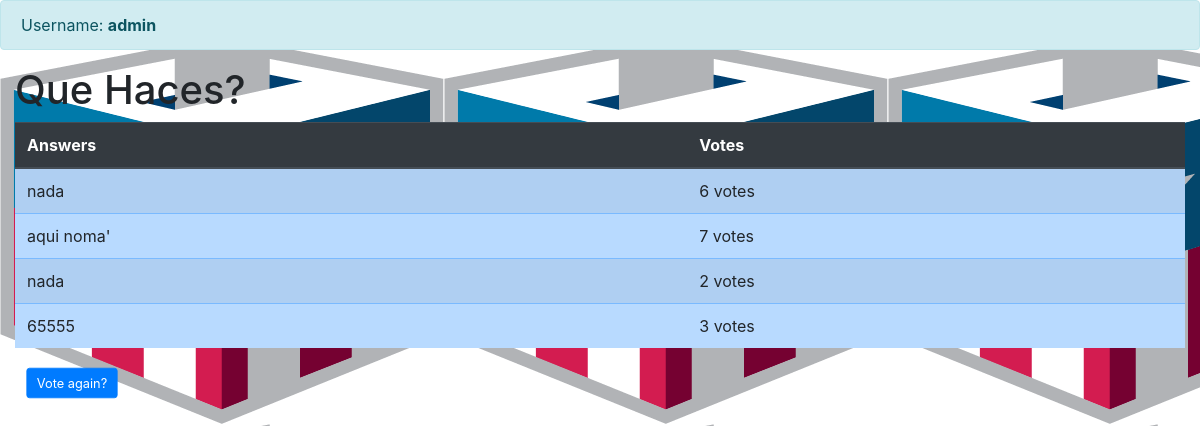
The page /polls/2/results/ (signed in) on the database as committed earlier.
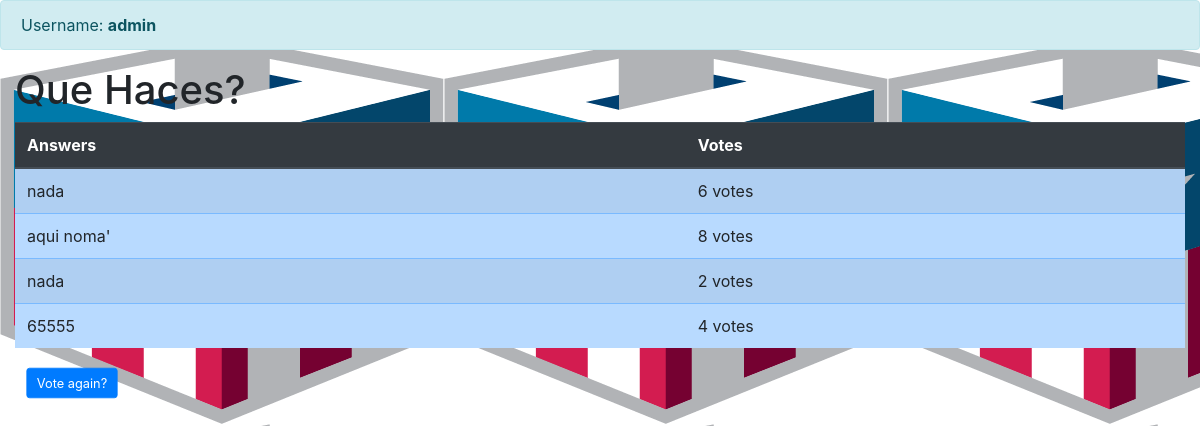
The same page on the database as committed later.
### polls/models.py (models this page shows, shortened)
class Choice(models.Model):
    question = models.ForeignKey(Question, on_delete=models.CASCADE)
    choice_text = models.CharField("Choice", max_length=200)
    votes = models.IntegerField("Votes", default=0)

### polls/views.py (the view)
# urls.py: path("<int:pk>/results/", views.ResultsView.as_view(), name="results"),
class ResultsView(DetailView):
    model = Question
    template_name = "polls/results.html"

### polls/views.py (called while the page is built)
    def get_queryset(self):
        return Question.objects.filter(pub_date__lte=timezone.now())

### polls/templates/polls/results.html
{% extends 'polls/base.html' %}
{% block contenido %}
    {% if user.is_authenticated %}
        <div class="alert alert-info alert-dismissible fade show">
            Username: <strong>{{ user.username }} </strong>
        </div>
        <div class="container-fluid">
        <h1>{{ question.question_text }}</h1>
        <table class="table table-primary table-striped">
            <thead class="thead-dark">
                <tr>
                    <th> Answers </th>
                    <th> Votes </th>
                </tr>
            </thead>
            <tbody>
                {% for choice in question.choice_set.all %}
                <tr>
                <td> {{ choice.choice_text }} </td>
                <td> {{ choice.votes }} vote{{ choice.votes|pluralize }} </td>
                </tr>
                {% endfor %}
            </tbody>
        </table>
        <a class="btn btn-primary" href="{% url 'polls:detail' question.id %}"> Vote again? </a>
        </div>
    {% else %}
        <div class="alert alert-info alert-dismissible fade show">
            <button type="button" class="close" data-dismiss="alert">&times;</button>
            <strong>Welcome new user! </strong>. Please <a href="{% url 'polls:login' %}">log in. </a>
        </div>
    {% endif %}
{% endblock %}

Rows that differ between the two databases and show on the page:
changed Choice "aqui noma'": votes "7" → "8"
changed Choice (number 4 of 4 on the later page): votes "3" → "4"
